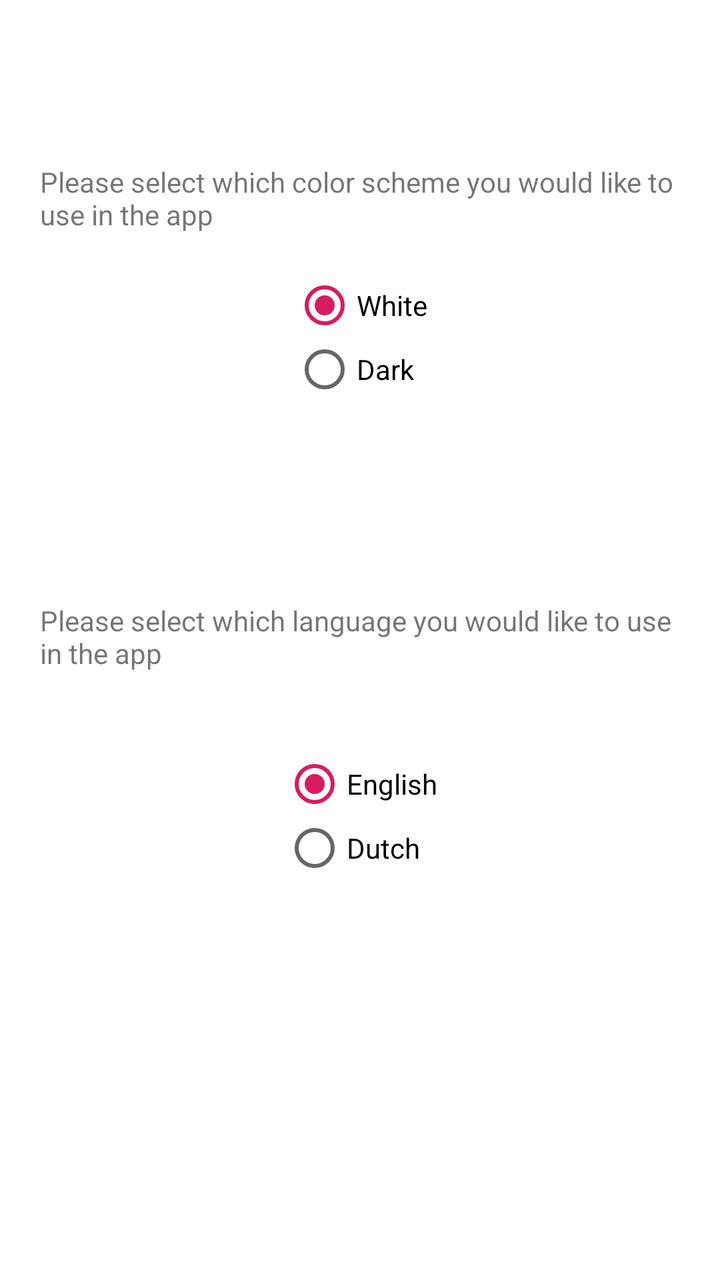
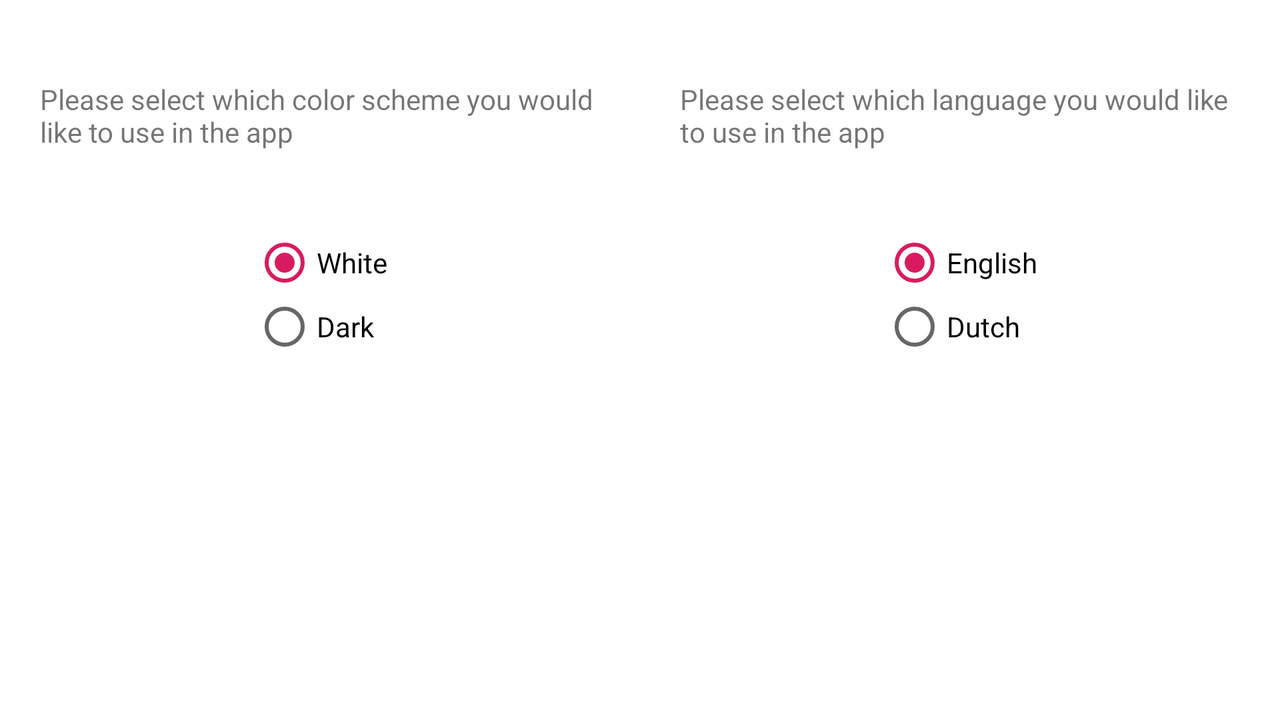

Compare how this app lays out the same screen by default and in its alternative resource folder. The renders come first, then the two layout files and the values they reference.
<!-- AndroidManifest.xml: application theme AppTheme -->
<!-- res/layout/fragment_settings.xml -->
<FrameLayout xmlns:android="http://schemas.android.com/apk/res/android"
    xmlns:app="http://schemas.android.com/apk/res-auto"
    xmlns:tools="http://schemas.android.com/tools"
    android:layout_width="match_parent"
    android:layout_height="match_parent"
    android:background="@android:color/white"
    tools:context="com.example.fragments.SettingsFragment">

    <androidx.constraintlayout.widget.ConstraintLayout
        android:id="@+id/constraintLayoutSettings"
        android:layout_width="match_parent"
        android:layout_height="match_parent">

        <RadioGroup
            android:id="@+id/radioGroupLanguage"
            android:layout_width="wrap_content"
            android:layout_height="wrap_content"
            android:layout_marginStart="150dp"
            android:layout_marginEnd="150dp"
            android:layout_marginBottom="200dp"
            android:checkedButton="@+id/radioBtnEng"
            app:layout_constraintBottom_toBottomOf="parent"
            app:layout_constraintEnd_toEndOf="parent"
            app:layout_constraintStart_toStartOf="parent">

            <RadioButton
                android:id="@+id/radioBtnEng"
                android:layout_width="wrap_content"
                android:layout_height="wrap_content"
                android:text="@string/radioBtnEng" />

            <RadioButton
                android:id="@+id/radioBtnNL"
                android:layout_width="wrap_content"
                android:layout_height="wrap_content"
                android:text="@string/radioBtnNl" />
        </RadioGroup>

        <androidx.constraintlayout.widget.Barrier
            android:id="@+id/barrierLang"
            android:layout_width="wrap_content"
            android:layout_height="wrap_content"
            app:barrierDirection="top"
            app:constraint_referenced_ids="radioGroupLanguage,txtLanguagePicker"
            tools:layout_editor_absoluteY="731dp" />

        <TextView
            android:id="@+id/txtLanguagePicker"
            android:layout_width="wrap_content"
            android:layout_height="wrap_content"
            android:layout_marginStart="176dp"
            android:layout_marginEnd="176dp"
            android:layout_marginBottom="20dp"
            android:text="@string/textViewLanguageDesc"
            app:layout_constraintBottom_toTopOf="@+id/radioGroupLanguage"
            android:padding="20dp"
            app:layout_constraintEnd_toEndOf="parent"
            app:layout_constraintStart_toStartOf="parent" />

        <RadioGroup
            android:id="@+id/radioGroupColor"
            android:layout_width="wrap_content"
            android:layout_height="wrap_content"
            android:layout_marginStart="150dp"
            android:layout_marginEnd="150dp"
            android:layout_marginBottom="80dp"
            android:checkedButton="@+id/radioBtnWhite"
            app:layout_constraintBottom_toTopOf="@+id/txtLanguagePicker"
            app:layout_constraintEnd_toEndOf="parent"
            app:layout_constraintStart_toStartOf="parent">

            <RadioButton
                android:id="@+id/radioBtnWhite"
                android:layout_width="wrap_content"
                android:layout_height="wrap_content"
                android:text="@string/radioBtnWhite" />

            <RadioButton
                android:id="@+id/radioBtnDark"
                android:layout_width="wrap_content"
                android:layout_height="wrap_content"
                android:text="@string/radioBtnDark" />
        </RadioGroup>

        <TextView
            android:id="@+id/txtColorPicker"
            android:layout_width="wrap_content"
            android:layout_height="wrap_content"
            android:layout_marginStart="176dp"
            android:layout_marginEnd="176dp"
            android:padding="20dp"
            android:text="@string/textViewColorDesc"
            app:layout_constraintBottom_toTopOf="@+id/radioGroupColor"
            app:layout_constraintEnd_toEndOf="parent"
            app:layout_constraintStart_toStartOf="parent" />

        <androidx.constraintlayout.widget.Barrier
            android:id="@+id/barrierColor"
            android:layout_width="wrap_content"
            android:layout_height="wrap_content"
            app:barrierDirection="top"
            app:constraint_referenced_ids="radioGroupColor,txtColorPicker"
            tools:layout_editor_absoluteY="731dp" />

    </androidx.constraintlayout.widget.ConstraintLayout>

</FrameLayout>
<!-- resources referenced by this layout -->
<resources>
  <string name="radioBtnDark">Dark</string>
  <string name="radioBtnEng">English</string>
  <string name="radioBtnNl">Dutch</string>
  <string name="radioBtnWhite">White</string>
  <string name="textViewColorDesc">Please select which color scheme you would like to use in the app</string>
  <string name="textViewLanguageDesc">Please select which language you would like to use in the app</string>
  <style name="AppTheme" parent="Theme.AppCompat.Light.DarkActionBar">
          
          <item name="colorPrimary">@color/colorPrimary</item>
          <item name="colorPrimaryDark">@color/colorPrimaryDark</item>
          <item name="colorAccent">@color/colorAccent</item>
      </style>
  <color name="colorPrimary">#008577</color>
  <color name="colorPrimaryDark">#00574B</color>
  <color name="colorAccent">#D81B60</color>
</resources>
<!-- res/layout-land/fragment_settings.xml (the repository's variant of the layout above) -->
<!-- drawn on the phone turned sideways -->
<FrameLayout xmlns:android="http://schemas.android.com/apk/res/android"
    xmlns:app="http://schemas.android.com/apk/res-auto"
    xmlns:tools="http://schemas.android.com/tools"
    android:layout_width="match_parent"
    android:layout_height="match_parent"
    android:background="@android:color/white"
    tools:context="com.example.fragments.SettingsFragment">

    <androidx.constraintlayout.widget.ConstraintLayout
        android:id="@+id/constraintLayoutSettings"
        android:layout_width="match_parent"
        android:layout_height="match_parent">

        <androidx.constraintlayout.widget.Guideline
            android:id="@+id/guideline5"
            android:layout_width="wrap_content"
            android:layout_height="wrap_content"
            android:orientation="vertical"
            app:layout_constraintGuide_begin="335dp"
            app:layout_constraintGuide_percent="0.5" />

        <TextView
            android:id="@+id/txtLanguagePicker"
            android:layout_width="0dp"
            android:layout_height="wrap_content"
            android:layout_marginStart="20dp"
            android:layout_marginTop="40dp"
            android:layout_marginEnd="20dp"
            android:text="@string/textViewLanguageDesc"
            app:layout_constraintEnd_toEndOf="parent"
            app:layout_constraintStart_toStartOf="@+id/guideline5"
            app:layout_constraintTop_toTopOf="parent" />

        <TextView
            android:id="@+id/txtColorPicker"
            android:layout_width="0dp"
            android:layout_height="wrap_content"
            android:layout_marginStart="20dp"
            android:layout_marginTop="40dp"
            android:layout_marginEnd="20dp"
            android:text="@string/textViewColorDesc"
            app:layout_constraintEnd_toStartOf="@+id/guideline5"
            app:layout_constraintHorizontal_bias="0.0"
            app:layout_constraintStart_toStartOf="parent"
            app:layout_constraintTop_toTopOf="parent" />

        <RadioGroup
            android:id="@+id/radioGroupLanguage"
            android:layout_width="wrap_content"
            android:layout_height="wrap_content"
            android:layout_marginTop="40dp"
            android:checkedButton="@+id/radioBtnEng"
            app:layout_constraintEnd_toEndOf="parent"
            app:layout_constraintStart_toStartOf="@+id/guideline5"
            app:layout_constraintTop_toBottomOf="@+id/txtLanguagePicker">

            <RadioButton
                android:id="@+id/radioBtnEng"
                android:layout_width="wrap_content"
                android:layout_height="wrap_content"
                android:text="@string/radioBtnEng" />

            <RadioButton
                android:id="@+id/radioBtnNL"
                android:layout_width="wrap_content"
                android:layout_height="wrap_content"
                android:text="@string/radioBtnNl" />
        </RadioGroup>

        <androidx.constraintlayout.widget.Barrier
            android:id="@+id/barrier"
            android:layout_width="wrap_content"
            android:layout_height="wrap_content"
            app:barrierDirection="right"
            app:constraint_referenced_ids="guideline5"
            tools:layout_editor_absoluteX="731dp" />

        <RadioGroup
            android:id="@+id/radioGroupColor"
            android:layout_width="wrap_content"
            android:layout_height="wrap_content"
            android:layout_marginTop="40dp"
            android:checkedButton="@+id/radioBtnWhite"
            app:layout_constraintEnd_toStartOf="@+id/guideline5"
            app:layout_constraintStart_toStartOf="parent"
            app:layout_constraintTop_toBottomOf="@+id/txtColorPicker">

            <RadioButton
                android:id="@+id/radioBtnWhite"
                android:layout_width="wrap_content"
                android:layout_height="wrap_content"
                android:text="@string/radioBtnWhite" />

            <RadioButton
                android:id="@+id/radioBtnDark"
                android:layout_width="wrap_content"
                android:layout_height="wrap_content"
                android:text="@string/radioBtnDark" />
        </RadioGroup>

    </androidx.constraintlayout.widget.ConstraintLayout>

</FrameLayout>
